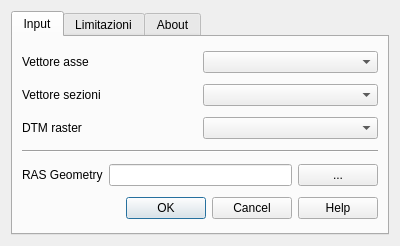
<?xml version="1.0" encoding="UTF-8"?>
<ui version="4.0">
 <class>Qgis2RasDialogBase</class>
 <widget class="QDialog" name="Qgis2RasDialogBase">
  <property name="geometry">
   <rect>
    <x>0</x>
    <y>0</y>
    <width>400</width>
    <height>246</height>
   </rect>
  </property>
  <property name="windowTitle">
   <string>Q-RAS</string>
  </property>
  <layout class="QVBoxLayout" name="verticalLayout">
   <item>
    <widget class="QTabWidget" name="tabWidget">
     <property name="whatsThis">
      <string>&lt;html&gt;&lt;head/&gt;&lt;body&gt;&lt;p&gt;Input data&lt;/p&gt;&lt;/body&gt;&lt;/html&gt;</string>
     </property>
     <property name="currentIndex">
      <number>0</number>
     </property>
     <widget class="QWidget" name="tab">
      <attribute name="title">
       <string>Input</string>
      </attribute>
      <layout class="QGridLayout" name="gridLayout">
       <item row="0" column="0">
        <layout class="QHBoxLayout" name="horizontalLayout">
         <item>
          <widget class="QLabel" name="label">
           <property name="text">
            <string>Vettore asse</string>
           </property>
          </widget>
         </item>
         <item>
          <widget class="QComboBox" name="vectorCombo"/>
         </item>
        </layout>
       </item>
       <item row="1" column="0">
        <layout class="QHBoxLayout" name="horizontalLayout_2">
         <item>
          <widget class="QLabel" name="label_3">
           <property name="text">
            <string>Vettore sezioni</string>
           </property>
          </widget>
         </item>
         <item>
          <widget class="QComboBox" name="XSCombo"/>
         </item>
        </layout>
       </item>
       <item row="2" column="0">
        <layout class="QHBoxLayout" name="horizontalLayout_3">
         <item>
          <widget class="QLabel" name="label_2">
           <property name="text">
            <string>DTM raster</string>
           </property>
          </widget>
         </item>
         <item>
          <widget class="QComboBox" name="rasterCombo"/>
         </item>
        </layout>
       </item>
       <item row="3" column="0">
        <widget class="Line" name="line">
         <property name="sizePolicy">
          <sizepolicy hsizetype="Minimum" vsizetype="Fixed">
           <horstretch>0</horstretch>
           <verstretch>1</verstretch>
          </sizepolicy>
         </property>
         <property name="orientation">
          <enum>Qt::Horizontal</enum>
         </property>
        </widget>
       </item>
       <item row="4" column="0">
        <layout class="QHBoxLayout" name="horizontalLayout_4">
         <item>
          <widget class="QLabel" name="label_4">
           <property name="text">
            <string>RAS Geometry</string>
           </property>
          </widget>
         </item>
         <item>
          <widget class="QLineEdit" name="lineEdit"/>
         </item>
         <item>
          <widget class="QPushButton" name="browseBtn">
           <property name="text">
            <string>...</string>
           </property>
          </widget>
         </item>
        </layout>
       </item>
       <item row="5" column="0">
        <widget class="QDialogButtonBox" name="button_box">
         <property name="orientation">
          <enum>Qt::Horizontal</enum>
         </property>
         <property name="standardButtons">
          <set>QDialogButtonBox::Cancel|QDialogButtonBox::Help|QDialogButtonBox::Ok</set>
         </property>
        </widget>
       </item>
      </layout>
     </widget>
     <widget class="QWidget" name="tab_3">
      <attribute name="title">
       <string>Limitazioni</string>
      </attribute>
      <layout class="QVBoxLayout" name="verticalLayout_2">
       <item>
        <widget class="QTextBrowser" name="textBrowser">
         <property name="html">
          <string>&lt;!DOCTYPE HTML PUBLIC &quot;-//W3C//DTD HTML 4.0//EN&quot; &quot;http://www.w3.org/TR/REC-html40/strict.dtd&quot;&gt;
&lt;html&gt;&lt;head&gt;&lt;meta name=&quot;qrichtext&quot; content=&quot;1&quot; /&gt;&lt;style type=&quot;text/css&quot;&gt;
p, li { white-space: pre-wrap; }
&lt;/style&gt;&lt;/head&gt;&lt;body style=&quot; font-family:'Ubuntu'; font-size:11pt; font-weight:400; font-style:normal;&quot;&gt;
&lt;p style=&quot; margin-top:0px; margin-bottom:0px; margin-left:0px; margin-right:0px; -qt-block-indent:0; text-indent:0px;&quot;&gt;Il plugin funziona come preprocessore per HEC-RAS.&lt;/p&gt;
&lt;p style=&quot; margin-top:0px; margin-bottom:0px; margin-left:0px; margin-right:0px; -qt-block-indent:0; text-indent:0px;&quot;&gt;Attualmente è possibile inserire un solo fiume (river) avente un solo (reach).&lt;/p&gt;
&lt;p style=&quot; margin-top:0px; margin-bottom:0px; margin-left:0px; margin-right:0px; -qt-block-indent:0; text-indent:0px;&quot;&gt;Questo deve essere digitalizzato da monte a valle.&lt;/p&gt;
&lt;p style=&quot; margin-top:0px; margin-bottom:0px; margin-left:0px; margin-right:0px; -qt-block-indent:0; text-indent:0px;&quot;&gt;Le sezioni devono essere digitalizzate da &lt;span style=&quot; text-decoration: underline;&quot;&gt;sinistra a destra&lt;/span&gt; (idrografica) e da &lt;span style=&quot; text-decoration: underline;&quot;&gt;valle a monte&lt;/span&gt;.&lt;/p&gt;&lt;/body&gt;&lt;/html&gt;</string>
         </property>
        </widget>
       </item>
      </layout>
     </widget>
     <widget class="QWidget" name="tab_2">
      <attribute name="title">
       <string>About</string>
      </attribute>
      <layout class="QVBoxLayout" name="verticalLayout_3">
       <item>
        <widget class="QTextBrowser" name="textBrowser_2">
         <property name="html">
          <string>&lt;!DOCTYPE HTML PUBLIC &quot;-//W3C//DTD HTML 4.0//EN&quot; &quot;http://www.w3.org/TR/REC-html40/strict.dtd&quot;&gt;
&lt;html&gt;&lt;head&gt;&lt;meta name=&quot;qrichtext&quot; content=&quot;1&quot; /&gt;&lt;style type=&quot;text/css&quot;&gt;
p, li { white-space: pre-wrap; }
&lt;/style&gt;&lt;/head&gt;&lt;body style=&quot; font-family:'Ubuntu'; font-size:11pt; font-weight:400; font-style:normal;&quot;&gt;
&lt;p style=&quot; margin-top:0px; margin-bottom:0px; margin-left:0px; margin-right:0px; -qt-block-indent:0; text-indent:0px;&quot;&gt;Plugin svilippato da &lt;/p&gt;
&lt;p style=&quot; margin-top:0px; margin-bottom:0px; margin-left:0px; margin-right:0px; -qt-block-indent:0; text-indent:0px;&quot;&gt;Pierluigi De Rosa - Gfosservices SA&lt;/p&gt;
&lt;p style=&quot;-qt-paragraph-type:empty; margin-top:0px; margin-bottom:0px; margin-left:0px; margin-right:0px; -qt-block-indent:0; text-indent:0px;&quot;&gt;&lt;br /&gt;&lt;/p&gt;
&lt;p style=&quot; margin-top:0px; margin-bottom:0px; margin-left:0px; margin-right:0px; -qt-block-indent:0; text-indent:0px;&quot;&gt;Per informazioni e contatti rivolgersi a:&lt;/p&gt;
&lt;p style=&quot; margin-top:0px; margin-bottom:0px; margin-left:0px; margin-right:0px; -qt-block-indent:0; text-indent:0px;&quot;&gt;mail: pierluigi.derosa@gfosservices.it&lt;/p&gt;
&lt;p style=&quot; margin-top:0px; margin-bottom:0px; margin-left:0px; margin-right:0px; -qt-block-indent:0; text-indent:0px;&quot;&gt;web: &lt;a href=&quot;www.gfosservices.it&quot;&gt;&lt;span style=&quot; text-decoration: underline; color:#0000ff;&quot;&gt;www.gfosservices.it&lt;/span&gt;&lt;/a&gt;&lt;/p&gt;
&lt;p style=&quot;-qt-paragraph-type:empty; margin-top:0px; margin-bottom:0px; margin-left:0px; margin-right:0px; -qt-block-indent:0; text-indent:0px; text-decoration: underline; color:#0000ff;&quot;&gt;&lt;br /&gt;&lt;/p&gt;
&lt;p style=&quot; margin-top:0px; margin-bottom:0px; margin-left:0px; margin-right:0px; -qt-block-indent:0; text-indent:0px;&quot;&gt;Visitate il nostro sito per tenervi informati sul plugin e sulle nostre iniziative.&lt;/p&gt;
&lt;p style=&quot; margin-top:0px; margin-bottom:0px; margin-left:0px; margin-right:0px; -qt-block-indent:0; text-indent:0px;&quot;&gt;&lt;a href=&quot;www.gfosservices.it&quot;&gt;&lt;span style=&quot; text-decoration: underline; color:#0000ff;&quot;&gt;http://www.gfosservices.it/blog/&lt;/span&gt;&lt;/a&gt;&lt;/p&gt;&lt;/body&gt;&lt;/html&gt;</string>
         </property>
        </widget>
       </item>
      </layout>
     </widget>
    </widget>
   </item>
  </layout>
 </widget>
 <resources/>
 <connections>
  <connection>
   <sender>button_box</sender>
   <signal>accepted()</signal>
   <receiver>Qgis2RasDialogBase</receiver>
   <slot>accept()</slot>
   <hints>
    <hint type="sourcelabel">
     <x>20</x>
     <y>20</y>
    </hint>
    <hint type="destinationlabel">
     <x>20</x>
     <y>20</y>
    </hint>
   </hints>
  </connection>
  <connection>
   <sender>button_box</sender>
   <signal>rejected()</signal>
   <receiver>Qgis2RasDialogBase</receiver>
   <slot>reject()</slot>
   <hints>
    <hint type="sourcelabel">
     <x>20</x>
     <y>20</y>
    </hint>
    <hint type="destinationlabel">
     <x>20</x>
     <y>20</y>
    </hint>
   </hints>
  </connection>
 </connections>
</ui>
